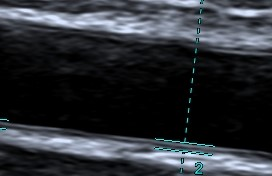
%> input picture 82.jpg, 272 x 176 px
$ octave CV.m   (GNU Octave 9; MATLAB toolbox functions it lacks are replaced by stand-ins)
%> lines starting %> are read from the running program, lines starting %| are printed output that depends on the picture
%%% 本程序采用半隐式方案实现变分水平集图像分割方法中的
%%% “C-V”模型(Active contour without edge)
clear all;
close all;
clc;

tic
Img=imread('82.jpg');
%> Img is the input picture: size 176x272x3 uint8; mean R, G, B 45.1, 48.4, 53.9
imshow(Img)
Img=imresize(Img,[500,500]);
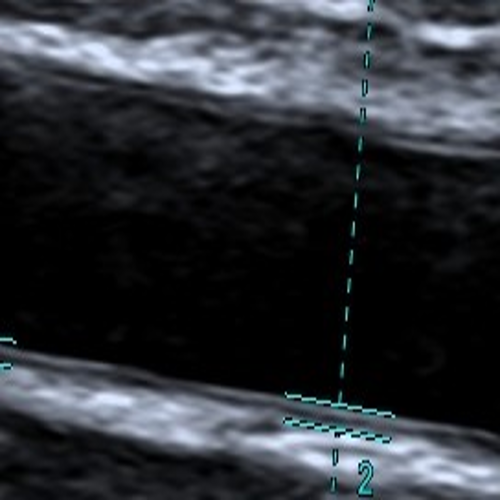
%> Img: size 500x500x3 uint8; mean R, G, B 45.1, 48.4, 53.9
Img=double(rgb2gray(Img));
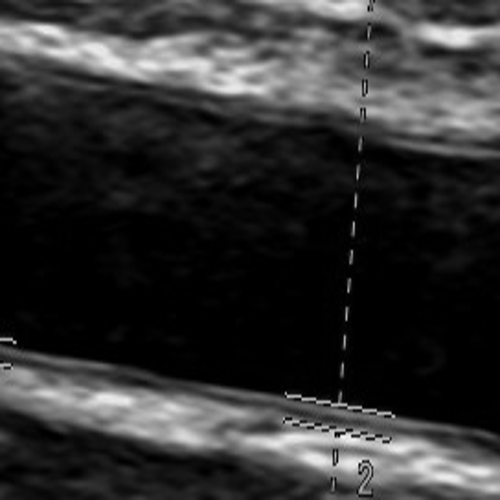
%> Img: size 500x500 double; min 0, max 244, mean 48
% Img=double(Img);
[nx,ny]=size(Img);
%> nx = 500; ny = 500
% 将初始曲线C设置为圆
ic=floor(nx/2);         % 计算初始圆形曲线的圆心
%> ic = 250
jc=floor(ny/2);
%> jc = 250
r=60;                 % 圆形曲线的半径

% 初始化u为距离函数
u = zeros([nx,ny]);
for i=1:nx
    for j=1:ny
        u(i,j)= r-sqrt((i-ic).^2+(j-jc).^2);
    end
end
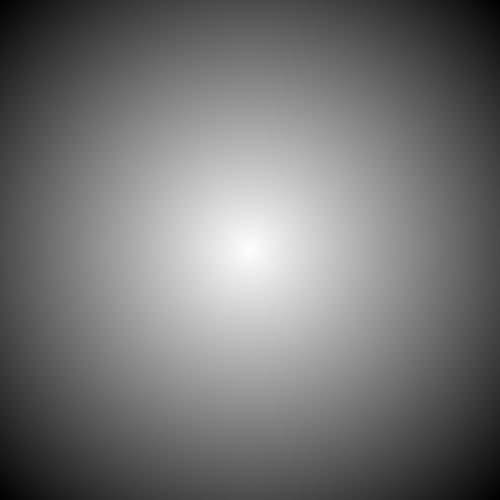
%> u: size 500x500 double; min -293.6, max 60, mean -131.3; drawn with min black and max white
% 将初始圆形曲线叠加在原始图片上
figure(2);
imshow(uint8(Img));
hold on;
[c,h] = contour(u,[0 0],'r');
%> h = -79.35
hold off;

% 初始化参数
epsilon=2;            % Heaviside函数参数设置
nu=250;
delta_t=15;

nn=0;
% 迭代计算开始
for n=1:300
    % 计算正则化的Heavside函数
    H_u = 0.5*(1+(2/pi)*atan(u/epsilon));

    % 由当前u计算参数c1和c2
    c1=sum(sum(H_u.*Img))/sum(sum(H_u));
    c2=sum(sum((1-H_u).*Img))/sum(sum(1-H_u));

    % 由当前c1和c2更新u
    delta_H = (1/pi)*epsilon./(epsilon^2+u.^2);
    m=delta_t*delta_H;
    C_1 = 1./sqrt(eps+(u(:,[2:ny,ny])-u).^2+0.25*(u([2:nx,nx],:)-u([1,1:nx-1],:)).^2);
    C_2 = 1./sqrt(eps+(u-u(:,[1,1:ny-1])).^2+0.25*(u([2:nx,nx],[1,1:ny-1])-u([1,1:nx-1],[1,1:ny-1])).^2);
    C_3 = 1./sqrt(eps+(u([2:nx,nx],:)-u).^2+0.25*(u(:,[2:ny,ny])-u(:,[1,1:ny-1])).^2);
    C_4 = 1./sqrt(eps+(u-u([1,1:nx-1],:)).^2+0.25*(u([1,1:nx-1],[2:ny,ny])-u([1,1:nx-1],[1,1:ny-1])).^2);
    C = 1+nu*m.*(C_1+C_2+C_3+C_4);

    u = (u+nu*m.*(C_1.*u(:,[2:ny,ny])+C_2.*u(:,[1,1:ny-1])+C_3.*u([2:nx,nx],:)+C_4.*u([1,1:nx-1],:) )+...
        m.*((Img-c2).^2-(Img-c1).^2))./C;

    % 显示当前曲线和分片常数图像。
if mod(n,30)==0
        figure(2);
        imshow(uint8(Img));
        hold on;
        [c,h] = contour(u,[0 0],'r');
        hold off;
        pause(0.001);
% [7 lines of commented-out code are left out]
end
end
%> this loop made 300 passes
%> (c1, c2, h) on passes 30, 60: (4.19, 63.17, -75.35), (4.94, 77.86, -117.1)
%> (c1, c2) on passes 1 to 6: (6.96, 50.22), (6.59, 50.39), (6.27, 50.57), (5.98, 50.76), (5.74, 50.96), (5.53, 51.16)
%> pass 2, `H_u = 0.5*(1+(2/pi)*atan(u/epsilon));`:
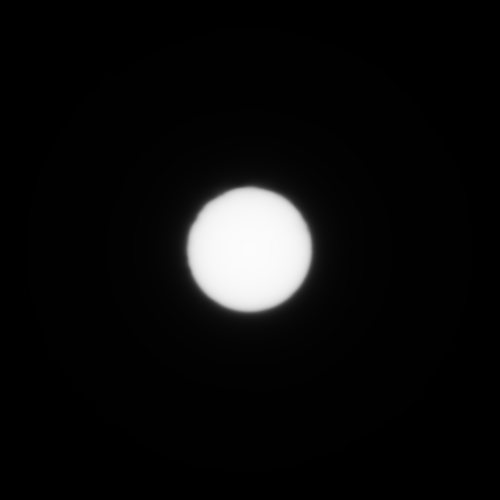
%> H_u: size 500x500 double; min 0.00217, max 0.99, mean 0.0542
%> pass 2, `delta_H = (1/pi)*epsilon./(epsilon^2+u.^2);`:
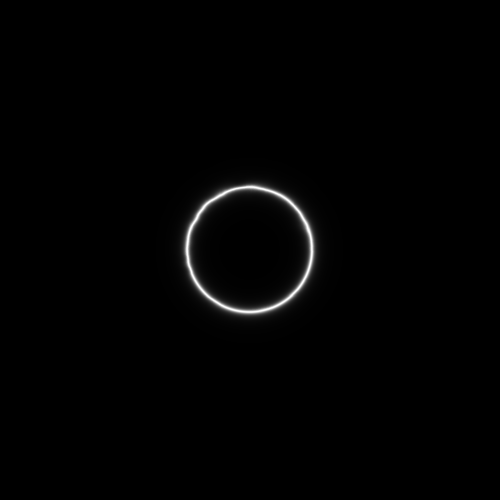
%> delta_H: size 500x500 double; min 7.37e-06, max 0.159, mean 0.00156; drawn with min black and max white
%> after the loop:
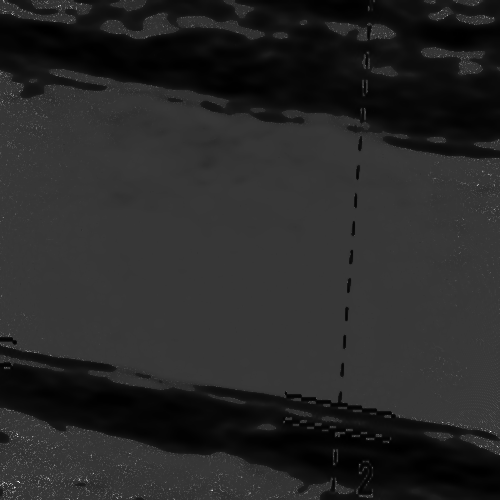
%> u: size 500x500 double; min -665.5, max 4325.5, mean 125.3; drawn with min black and max white
%> after the loop, h = -181.7
%> after the loop:
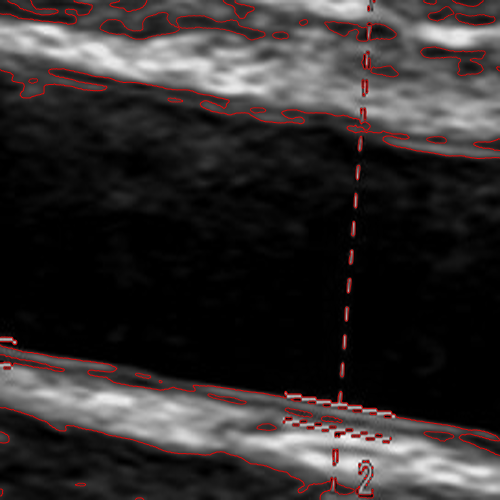
%> figure redrawn from the program's plot data
toc
